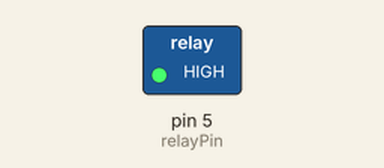
Simulated run of this sketch. Board: Arduino Uno, built with avr-gcc and run on an emulated ATmega328P. Parts: switched loads named in the sketch (green lamp = pin HIGH). Dashed ring = blinking.

Above: at 0.5 s.
Timing chart, 0 to 4.6 s (numbered marks = the images above):
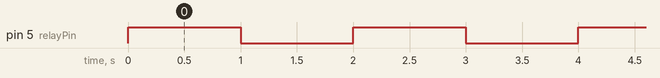

Measured:
- by itself, pin 5 (relayPin): alternates HIGH for 1.0 s and LOW for 1.0 s

The sketch:

basic_actuator.ino
```cpp
// Pins
int relayPin = 5;

void setup() {

  // Set pin as output
  pinMode(relayPin, OUTPUT);

}

void loop() {

  // Set relay ON
  digitalWrite(relayPin, HIGH);

  // Wait
  delay(1000);

  // Set relay OFF
  digitalWrite(relayPin, LOW);

  // Wait
  delay(1000);

}
```
